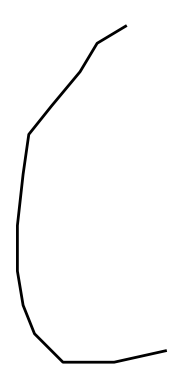
#> input picture Dataset/MatricesTest2014/(/110.png, 182 x 389 px, found by its file name; its folder holds only this picture in this run
$ python preparation.py
#> lines starting #> are read from the running program, lines starting #| are printed output that depends on the picture
import os
from PIL import Image

folder_path = r'C:\Users\Deependra\Documents\SEM5\DeepLearning\Cnn\cv project\MathSolver\Dataset\MatricesTest2014'
target_size = (28, 28)
min_width, min_height = 10, 10


# Function to pad the image to target size
def pad_image(image, target_size):
    width, height = image.size
    new_image = Image.new("L", target_size, color=255)  # 'L' for grayscale, 255 for white padding
    left = (target_size[0] - width) // 2
    top = (target_size[1] - height) // 2
    new_image.paste(image, (left, top))
    return new_image

def prepare(subFolder):
    for filename in os.listdir(subFolder):
        z_counter = 1
        if filename.endswith(".png"):  # Process PNG images
            file_path = os.path.join(subFolder, filename)
            try:
                with Image.open(file_path) as img:
#> img is the input picture: PIL image 182x389 RGBA; mean R, G, B, A 250, 250, 250, 255
                    width, height = img.size
#> width = 182; height = 389

                    # Check if image is below size threshold
                    if width < min_width or height < min_height:
                        new_name = f'z{z_counter}.png'
                        new_path = os.path.join(folder_path, new_name)
                        os.rename(file_path, new_path)
                        z_counter += 1
                        print(f'Renamed {filename} to {new_name} (too small)')

                    elif width != target_size[0] or height != target_size[1]:
                        if width > target_size[0] or height > target_size[1]:
                            # Resize if image is larger than target size
                            img = img.resize(target_size, Image.Resampling.LANCZOS)
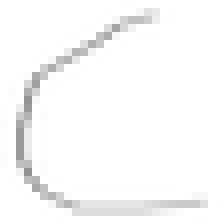
#> img: PIL image 28x28 RGBA (shown 8 times larger); mean R, G, B, A 248.9, 248.9, 248.9, 255
                        else:
                            # Pad if the image is smaller than target size
                            img = pad_image(img, target_size)

                        # Save the modified image
                        img.save(file_path)
                        # print(f'Resized/padded {filename} to 28x28')

            except Exception as e:
                print(f'Error processing {filename}: {e}')

            break

def main():
    a = 0
    for folders in os.listdir(folder_path):
        print(f'---------------------------------------path: {folders}')
        sub_folder_path = os.path.join(folder_path, folders)
        # print('dddgfh', sub_folder_path)
        if os.path.isdir(sub_folder_path):
    #         print(sub_folder_path)
            # for subFolders in os.listdir(folders):
            prepare(sub_folder_path)
            # print("heee")
            print('completed sub folder ', sub_folder_path)
            a += 1
            print(a)
#> pass 2 of the loop in main, `for folders in os.listdir(folder_path):`:
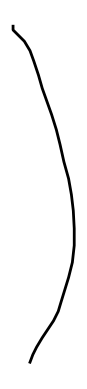
#> input picture Dataset/MatricesTest2014/)/13.png, 87 x 389 px, found by its file name
#> in prepare, img is the input picture: PIL image 87x389 RGBA; mean R, G, B, A 247.4, 247.4, 247.4, 255
#> in prepare (call 2), `img = img.resize(target_size, Image.Resampling.LANCZOS)`:
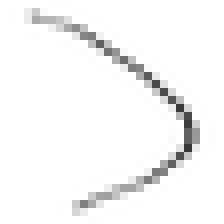
#> img: PIL image 28x28 RGBA (shown 8 times larger); mean R, G, B, A 245.9, 245.9, 245.9, 255

        # break

if __name__ == '__main__':
    main()
